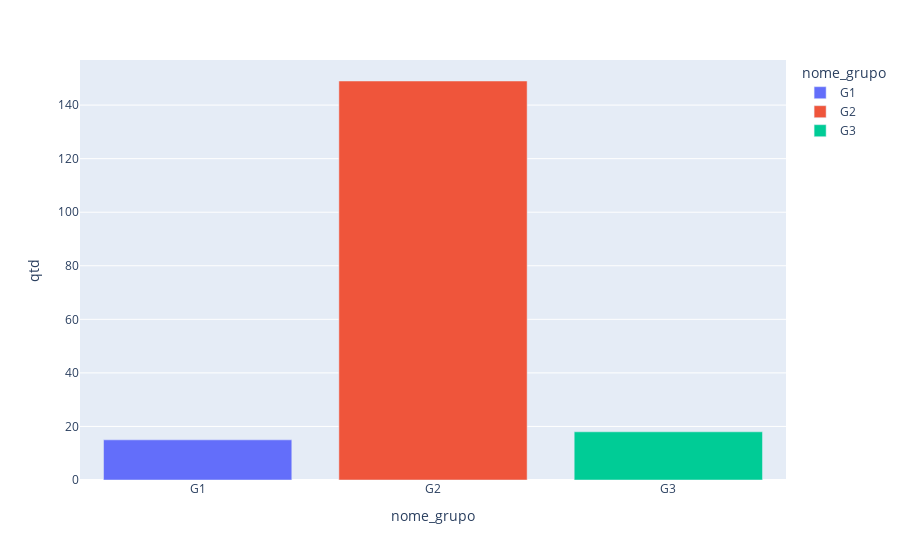

Notebook cell for this chart:
### Code cell
fig = px.bar(resumo, x="nome_grupo", y="qtd", color="nome_grupo")  
fig

### Figure 1 — Plotly figure (JSON) as saved in the notebook; plotly's stock layout.template omitted (floating-point values rounded to 4 significant figures)
{"data": [{"alignmentgroup": "True", "hovertemplate": "nome_grupo=%{x}<br>qtd=%{y}<extra></extra>", "legendgroup": "G1", "marker": {"color": "#636efa", "pattern": {"shape": ""}}, "name": "G1", "offsetgroup": "G1", "orientation": "v", "showlegend": true, "textposition": "auto", "type": "bar", "x": ["G1"], "xaxis": "x", "y": [15], "yaxis": "y"}, {"alignmentgroup": "True", "hovertemplate": "nome_grupo=%{x}<br>qtd=%{y}<extra></extra>", "legendgroup": "G2", "marker": {"color": "#EF553B", "pattern": {"shape": ""}}, "name": "G2", "offsetgroup": "G2", "orientation": "v", "showlegend": true, "textposition": "auto", "type": "bar", "x": ["G2"], "xaxis": "x", "y": [149], "yaxis": "y"}, {"alignmentgroup": "True", "hovertemplate": "nome_grupo=%{x}<br>qtd=%{y}<extra></extra>", "legendgroup": "G3", "marker": {"color": "#00cc96", "pattern": {"shape": ""}}, "name": "G3", "offsetgroup": "G3", "orientation": "v", "showlegend": true, "textposition": "auto", "type": "bar", "x": ["G3"], "xaxis": "x", "y": [18], "yaxis": "y"}], "layout": {"barmode": "relative", "legend": {"title": {"text": "nome_grupo"}, "tracegroupgap": 0}, "margin": {"t": 60}, "xaxis": {"anchor": "y", "categoryarray": ["G1", "G2", "G3"], "categoryorder": "array", "domain": [0, 1], "title": {"text": "nome_grupo"}}, "yaxis": {"anchor": "x", "domain": [0, 1], "title": {"text": "qtd"}}}}
